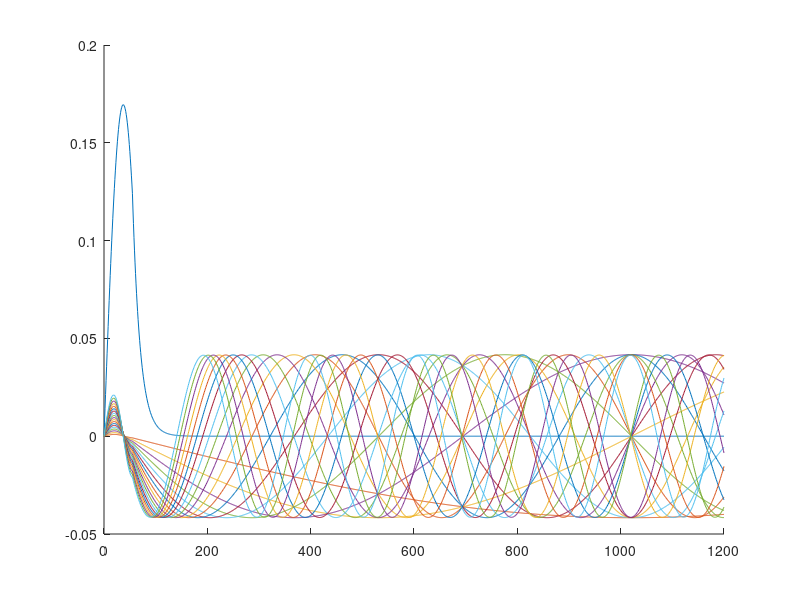
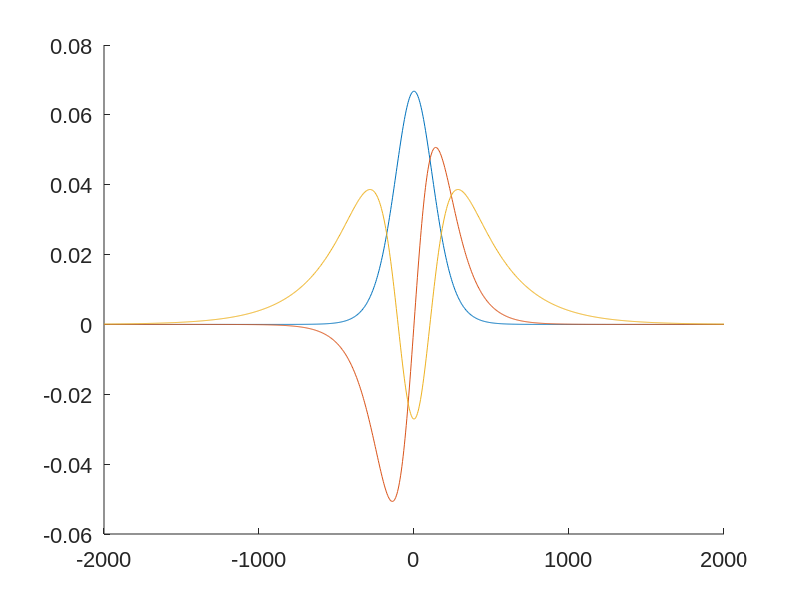
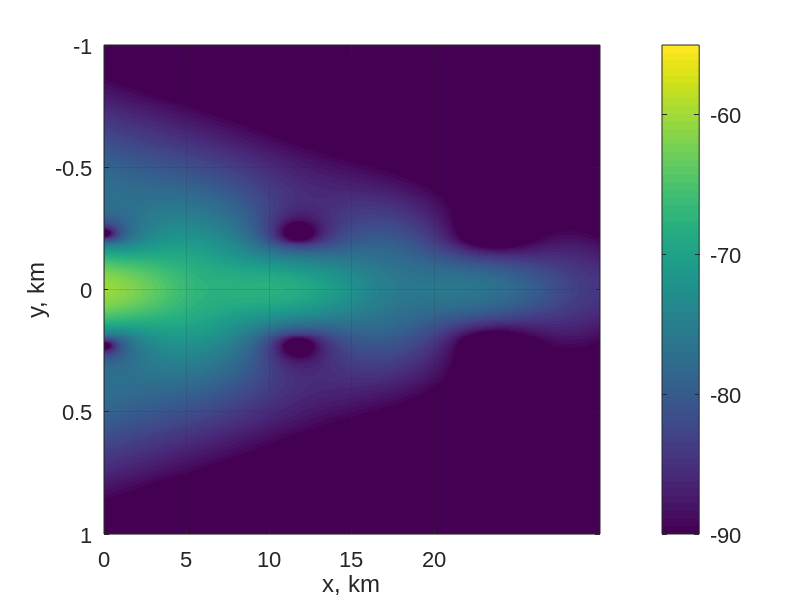

The MATLAB script that drew these images, in order:
clear variables;
%close all;
clc;

%% Defining params

%  grid:
zm = 1200;       % domain size, m       
xm = 30000;
ym = 2000;

nz = 1201;       % number of grid points
ny = 1000;
nx = 5001;


% Bottom parameters

cw = 1500;      % sound speed in water, m/s
cb = 1700;      % sound speed in bottom, m/s
rhow = 1;       % density in water, g/cm^3
rhob = 1.7;       % density in bottom, g/cm^3
attb = 0.5;     % bottom attenuation, dB/wavelength
H0 = 55;
% h_0, m
H1 = 2000;

% Canyon parameters

DH = 5;
sigma = 0.005;

% Source

ys = 0;
zs = 10;        % source depth, m
freq = 40;      % frequency, Hz

% Receiver

zr = 10;        % receiver depth, m
yr = 0;


% Wavenumbers (Pekeris disp. relation is satisfied up to 10^(-10) )
% if cw, cb, rhow, rhob, h0 or freq are modified, kj must be recalculated!

K = [     0.162157190084758 % 0.161297680458947
   0.147830944703158
   0.147804814006921
   0.147761256373868
   0.147700262144574
   0.147621817898414
   0.147525906564526
   0.147412507576635
   0.147281597081880
   0.147133148216671
   0.146967131466566
   0.146783515131399
   0.146582265922675
   0.146363349726304
   0.146126732571386
   0.145872381853698
   0.145600267869848
   0.145310365723182
   0.145002657659782
   0.144677135874035 ];
    





%% Computing the field

% some auxillary variables...

gammaw = 1/rhow;
gammab = 1/rhob;

eta = 1/(40*pi*log10(exp(1)));
nub = 2*1i*eta*attb*(2*pi*freq/cb)^2;
omeg = 2*pi*freq;


x = linspace(0,xm,nx);
y = linspace(-ym,ym,ny);
z = linspace(0,zm,nz);

nmod = length(K);

Pxz(1:nx,1:nz)=0;
Pxy(1:nx,1:ny)=0;
Px(1:nx)=0;

phi(1:nz) = 0;

aPtrack(1:nx) = 0;      % acoustic field along the track -- for y=0, z=zr
aPxy(1:nx,1:ny) = 0;    % acoustic field P(x,y,z_r) at z = zr -- 2D array

Xx = repmat(x',1,ny);
Yy = repmat(y,nx,1);


izBot = find(z<=H0,1,'last');

%% 1) Modal functions and their derivatives

B_jl(1:nmod,1:nmod) = 0;


phih0(1:nmod) = 0;
phih0z(1:nmod) = 0;
phizs(1:nmod) = 0;
phizr(1:nmod) = 0;

phi(1:nz,1:nmod) = 0;

for jj = 1:nmod
    k_j = K(jj);
    
    kw = omeg/cw;
    kb = omeg/cb;
    
    if k_j > kb
        
        % TRAPPED MODE: sin in water, exp in bottom
        
        kvw = sqrt( kw^2 - k_j^2 );
        kvb = sqrt( k_j^2 - kb^2 );
        
        % computing the norm to normalize mode functions
        
        % I1 = \int_0^{H_0}(\sin(k_w^v z))^2/\rho_w dz
        
        I1 = H0/(2*rhow) - sin(2*kvw*H0)/(4*kvw*rhow);
        
        % I3 = \int_{H0}^{H1}(  a_3\exp(k^v_b (z-H_0) ) + b_3\exp( - k^v_b (z-H_0) ) )/\rho_b dz
        
        %a3 = ( sin(kvw*H0) + rhob*kvw*cos(kvw*H0)/(rhow*kvb) )/(2*rhob);
        
        a3 = 0;
        
        b3 = ( sin(kvw*H0) - rhob*kvw*cos(kvw*H0)/(rhow*kvb) )/(2*rhob);
        
        
        I3 = 2*a3*b3*(H1-H0) + 0.5*(b3^2 - a3^2)/kvb + ( (a3^2)*exp(2*kvb*(H1-H0) ) - (b3^2)*exp(2*kvb*(H0-H1) ) )/(2*kvb);
        
        Nrm = I1 + I3;
        
        
        phi(1:izBot,jj) = sin(kvw*z(1:izBot));
        phi(izBot+1:nz,jj) = a3*rhob*exp( kvb*( z(izBot+1:nz) - H0) ) + b3*rhob*exp( -kvb*( z(izBot+1:nz) - H0) );
        
    else
        
        % BOTTOM MODE: sin in water, sin in bottom
        
        kvw = sqrt( kw^2 - k_j^2 );
        kvb = sqrt( kb^2 - k_j^2 );
        
        % computing the norm to normalize mode functions
        
        % I1 = \int_0^{H_0}(\sin(k_w^v z))^2/\rho_w dz
        
        I1 = H0/(2*rhow) - sin(2*kvw*H0)/(4*kvw*rhow);
        
        % I2 = \int_{H0}^{H1}(  a_3\exp(k^v_b (z-H_0) ) + b_3\exp( - k^v_b (z-H_0) ) )/\rho_b dz
        
        I2 = ( (H1 - H0)/(2*rhob) - sin(2*kvb*(H1 - H0) )/(4*kvb*rhob) )*( ( sin(kvw*H0) )^2 )/( ( sin(kvb*(H0-H1)) )^2 )   ;
        
        Nrm = I1 + I2;
        
        phi(1:izBot,jj) = sin(kvw*z(1:izBot));
        phi(izBot+1:nz,jj) =  sin( kvb*(z(izBot+1:nz) - H1) )*( sin(kvw*H0) )/( sin(kvb*(H0-H1)) ) ;
        
    end;
    
    Nrm = sqrt(Nrm);
    
    phih0(jj) = sin( kvw*H0 )/Nrm;        % \psi_j(h_0)
    phih0z(jj) = kvw*cos( kvw*H0 )/Nrm;   % derivative \psi_{jz}(h_0)
    phizs(jj) = sin( kvw*zs )/Nrm;        % \psi_j(z_s)
    phizr(jj) = sin( kvw*zr )/Nrm;        % \psi_j(z_r)
    
    
    phi(1:nz,jj) = phi(1:nz,jj)/Nrm;
    
end;


figure;
hold all;
for jj=1:nmod
    plot(z, phi(1:nz,jj) );
end;


%% 2) Matrix Bjl -- mode interaction


for jj = 1:nmod
    for ll = 1:nmod
                    
        B_jl(jj,ll) =  ( (phih0(jj)*phih0(ll))*( gammaw*(omeg/cw)^2 - gammab*(omeg/cb)^2 ) +...
            (phih0(jj)*phih0(ll))*(gammab-gammaw)*K(ll)^2   -  (rhob - rhow)*phih0z(jj)*phih0z(ll)*(gammaw)^2 );    
    end;
end;

%disp(B_jl);

b11 = B_jl(1,1);

%% 3) Now we solve modal equation for A_1: compute \psi_{1l}(y_k) for all y

s1 = 0.5*(sqrt( 1 + 4*DH*b11/(sigma^2) ) - 1);
M1 = fix(s1);

Pm = 1;

psi(1:M1+1,1:ny) = 0;
psiys(1:M1+1) = 0;
psiyr(1:M1+1) = 0;
kH(1:M1+1) = 0;

for mm = 0:M1
    

    kappaHg = s1 - mm;
    aHg = kappaHg + s1 + 1;
    bHg = kappaHg + 1;
    
    
    coeffHg = Pm.*fliplr(cumprod([1 (0:mm-1)+aHg])./cumprod([1 (0:mm-1)+bHg]));
    
    coeffHg2 = conv(coeffHg,coeffHg);
    
    coeffHg2Xi = zeros(1,2*mm+1);
    zXi = 1;
    
    for tt = 1:2*mm + 1
        coeffHg2Xi(2*mm+1-tt+1:2*mm+1) = coeffHg2Xi(2*mm+1-tt+1:2*mm+1) + coeffHg2(2*mm+1-tt+1)*zXi;
        zXi = conv(zXi,[-0.5 0.5]);
    end;
    
    PsiNrm = 0;
    coeffHg2Xi = fliplr(coeffHg2Xi);
    
    for tt = 0:mm
        PsiNrm = PsiNrm + coeffHg2Xi(2*tt+1)*gamma(tt+0.5)*gamma(kappaHg)/gamma(kappaHg+tt+0.5);
    end;
    
    PsiNrm = sqrt(PsiNrm/sigma);
    
    psi(mm+1,1:ny) = (cosh(sigma*y).^(-kappaHg)).*polyval(coeffHg,0.5*(1-tanh(sigma*y)))/PsiNrm;
    
    psiys(mm+1) = (cosh(sigma*ys)^(-kappaHg))*polyval(coeffHg,0.5*(1-tanh(sigma*ys)))/PsiNrm;
    
    psiyr(mm+1) = (cosh(sigma*yr)^(-kappaHg))*polyval(coeffHg,0.5*(1-tanh(sigma*yr)))/PsiNrm;
    
    K(1) =  0.162154042280125 + 0.000081617763430i;
    
    kH(mm+1) = sqrt(K(1)^2 + (sigma*kappaHg)^2 - b11*DH);
    
%     coeffHg2Xi
%     syms u v
%     aa = (subs(hypergeom([-mm aHg], bHg, u),u,0.5*(1-v)))^2;
%     if mm>1
%     expand(aa)
%     else
%         aa
%     end
    
    Pm = conv(Pm,[-1 1]);
    
    
end;



aFieldXY(1:nx,1:ny) = 0;

aFieldX(1:nx) = 0;


for kk = 1:M1+1
    
    q(1:nx,1) = 0.5*1i*psiys(kk)*phizs(1)*exp( 1i*kH(kk)*abs(x) )/kH(kk);
    
    aFieldXY(1:nx,1:ny) = aFieldXY(1:nx,1:ny) + phizr(1)*repmat(psi(kk,:),nx,1).*repmat(q,1,ny);
    
end;

set(0, 'DefaultAxesFontSize', 16, 'DefaultAxesFontName', 'Arial');
set(0, 'DefaultTextFontSize', 16, 'DefaultTextFontName', 'Arial');   

figure;
hold all;
for kk=1:M1+1
    plot(y,psi(kk,:));
    disp( sum(psi(kk,:).*psi(kk,:)*(y(2)-y(1))) );
end;


figure;
imagesc(x/1000,y/1000,20*log10(abs(4*pi*aFieldXY)).');
ylim([-1 1]);
set(gca,'XTick',0:5:20);
set(gca,'YTick',-1:0.5:1);
xlabel('x, km');
ylabel('y, km');
%title('P(x,y,z_s), y_s = 0');
grid on;
caxis([-90 -55]);
colorbar('YTick',[-90 -80 -70 -60 -50]);



dlmwrite('TLx_att.txt',[x.'/1000 20*log10(abs(4*pi*aFieldXY(1:nx,ceil(ny/2))))],'\t');

